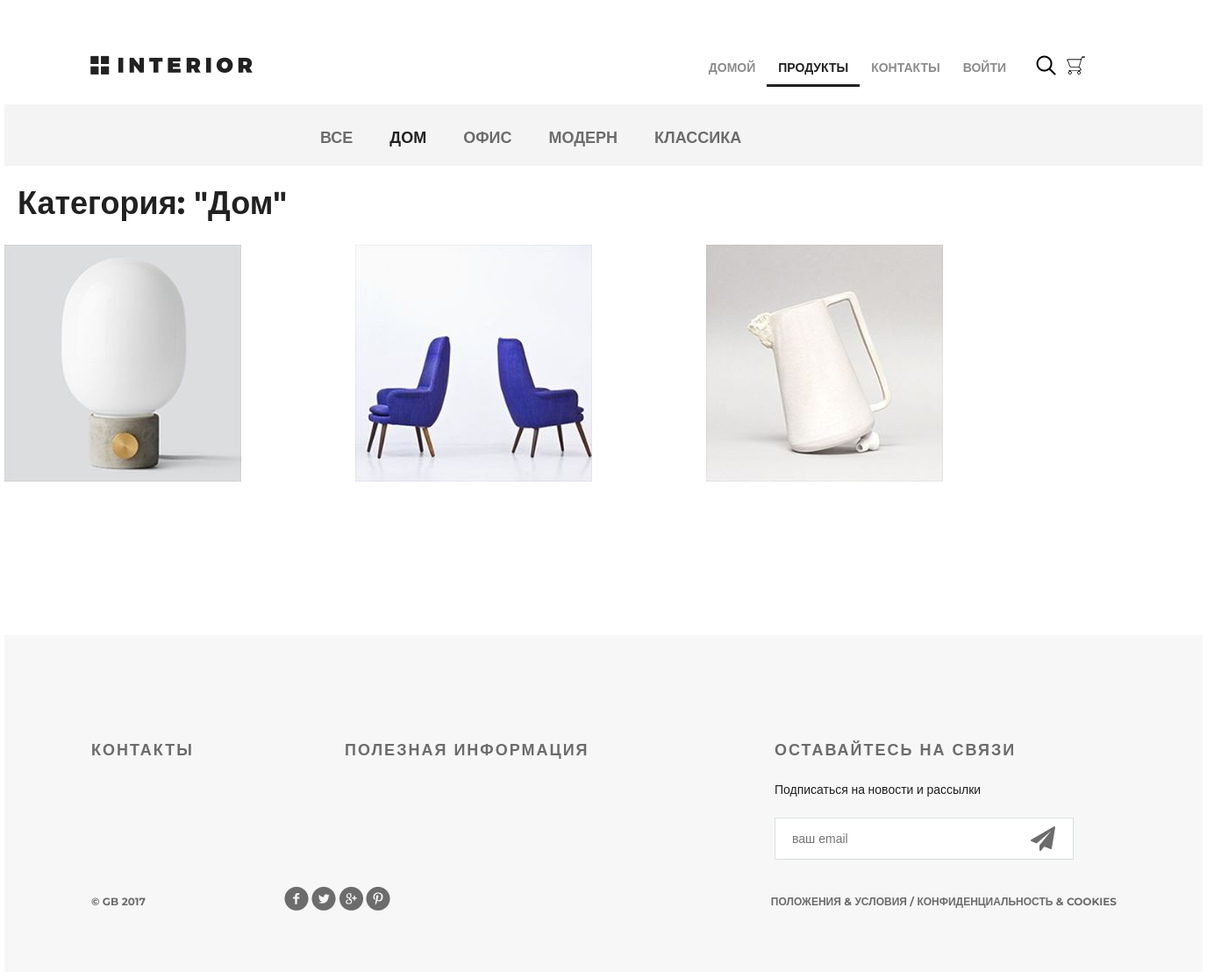
Page /products/category/1/ on the committed database.
### mainapp/models.py (models this page shows, shortened)
class ProductCategory(models.Model):
    name = models.CharField(verbose_name="имя", max_length=64, unique=True)
    description = models.TextField(verbose_name="описание", blank=True)

class Product(models.Model):
    category = models.ForeignKey(ProductCategory, on_delete=models.CASCADE)
    name = models.CharField(verbose_name="имя продукта", max_length=128)
    image = models.ImageField(upload_to="products_images", blank=True)
    short_desc = models.CharField(verbose_name="краткое описание продукта", max_length=60, blank=True)
    description = models.TextField(verbose_name="описание продукта", blank=True)
    price = models.DecimalField(verbose_name="цена продукта", max_digits=8, decimal_places=2, default=0)
    quantity = models.PositiveIntegerField(verbose_name="количество на складе", default=0)

### mainapp/views.py (the view, shortened to what this page needs)
# urls.py: path("products/", include("mainapp.urls", namespace="products")),
def products(request, pk=None):
    title = "продукты"
    links_menu = ProductCategory.objects.all()
    basket = []
    if request.user.is_authenticated:
        basket = Basket.objects.filter(user=request.user)
    if pk is not None:
        if pk == 0:
            products = Product.objects.all().order_by("price")
            category = {"name": "все"}
        else:
            category = get_object_or_404(ProductCategory, pk=pk)
            products = Product.objects.filter(category__pk=pk).order_by("price")
        content = {
            "title": title,
            "links_menu": links_menu,
            "category": category,
            "products": products,
            "media_url": settings.MEDIA_URL,
            "basket": basket,
        }
        return render(request, "mainapp/products_list.html", content)

### mainapp/templates/mainapp/products_list.html (shortened to what this page needs)
{% extends "mainapp/products.html" %}
{% load static %}
{% block content %}
<div class="details">
    <div class="links clearfix">
        {% include "mainapp/includes/inc_categories_menu.html" %}
    </div>
    <div class="products_list">
        <div class="title clearfix">
            <h2>Категория: "{{ category.name|title }}"</h2>
        </div>
        <div class="category-products clearfix">
            {% for product in products %}
            <div class="block">
                {% if user.is_authenticated %}
                <a href="{% url 'basket:add' product.pk %}">
                    {% else %}
                    <a href="{% url 'auth:login' %}">
                        {% endif %}
                        <img src="{{ media_url }}{{ product.image }}" alt="{{ product.short_desc }}">
                    </a>
            </div>
            {% endfor %}
        </div>
    </div>
</div>
<div class="clr"></div>
{% endblock %}

### mainapp/templates/mainapp/includes/inc_categories_menu.html
<ul class="links-menu">
    <li>
        <a href="{% url 'products:category' pk=0 %}"
            class="{% if request.resolver_match.kwargs.pk == 0 %}active{% endif %}">
            все
        </a>
    </li>
    {% for link in links_menu %}
    <li>
        <a href="{% url 'products:category' link.pk %}"
            class="{% if request.resolver_match.kwargs.pk == link.pk %}active{% endif %}">
            {{ link.name }}
        </a>
    </li>
    {% endfor %}
</ul>

### static/style.css (style rules this page uses)
* { margin: 0; padding: 0; }
body { font-family: 'Montserrat', sans-serif; }
html, body { height: 100%; }
.products_list .title { margin: 20px auto; height: 50px; float: none; }
.products_list .title h2 { margin-top: 0; float: left; }
.category-products { margin-bottom: 75px; }
.category-products .block a img { float: left; }
.category-products .block { float: left; margin-right: 30px; display: block; height: 370px; width: 370px; position: relative; }
.category-products .block:nth-child(3n) { margin-right: 0px; }
.clr { height: 384px; }
.clearfix:after { content: ""; display: block; clear: both; }
.title { height: 152px; margin-right: 15px; }
.title h2 { float: left; margin-top: 118px; color: #212121; font-size: 36px; font-weight: 700; text-align: left; margin-left: 15px; }
.links { height: 70px; background-color: #f4f4f4; position: relative; padding-left: 360px; }
.links-menu { margin: 27px auto 0px; position: absolute; }
.links-menu li { float: left; list-style-type: none; padding-right: 42px; }
.links-menu li a { text-decoration: none; color: #6c6c6c; font-size: 18px; font-weight: 700; text-transform: uppercase; }
.links-menu .active { color: #212121; font-size: 18px; font-weight: 700; }

### rows in the picture
ProductCategory: name "ДОМ", name "Дом"
ProductCategory: name "ОФИС"
ProductCategory: name "МОДЕРН"
ProductCategory: name "КЛАССИКА"
Product: image (picture)
Product: image (picture)
Product: image (picture)
